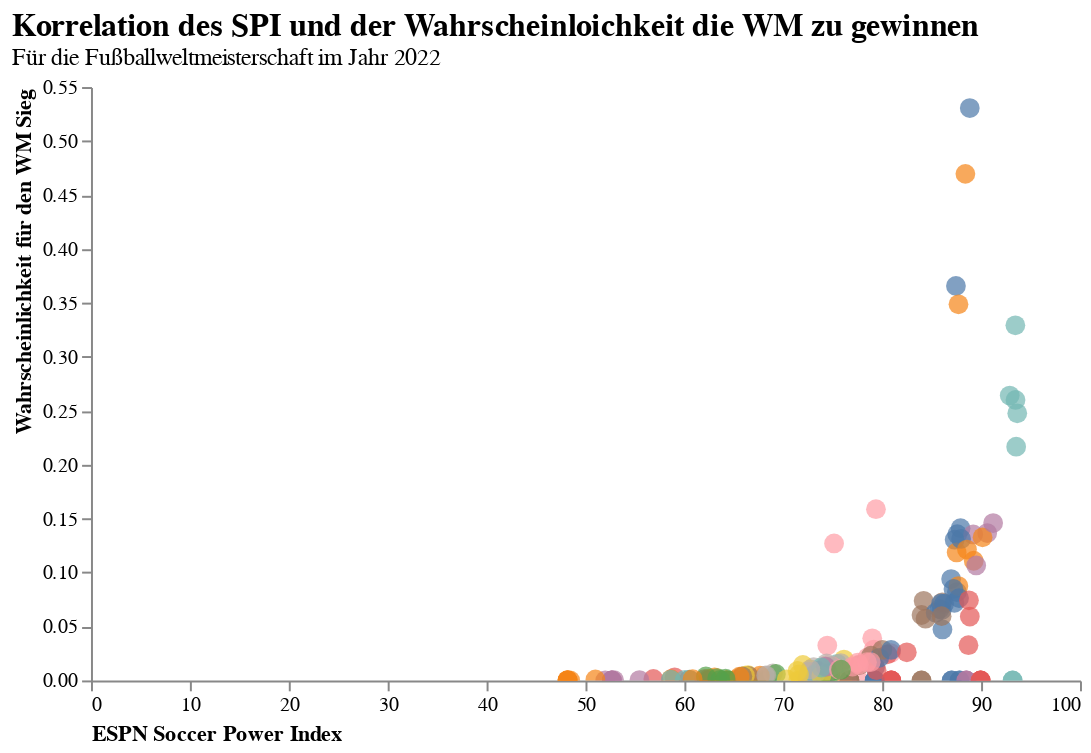

Notebook code cell kept with this figure:
### Code cell
%matplotlib inline
import altair as alt

# Visualize the data
alt.Chart(df).mark_circle(size=100).encode(
    x=alt.X('spi',
            axis=alt.Axis(title='ESPN Soccer Power Index',
                          labelAngle=0,
                          titleAnchor='start',
                          grid=False)),
    y=alt.Y('win_league',
            axis=alt.Axis(title='Wahrscheinlichkeit für den WM Sieg',
                          titleAnchor='end',
                          grid=False)),
    color=alt.Color('team', legend=None),
    tooltip=['team', 'spi', 'win_league']

).properties(
    title={'text':'Korrelation des SPI und der Wahrscheinloichkeit die WM zu gewinnen','subtitle':'Für die Fußballweltmeisterschaft im Jahr 2022'},  
    width=500,
    height=300
).configure_view(
    strokeWidth=0
).configure_title( 
    fontSize=16,
    font='Arial',
    color='black',
    anchor='start'
).interactive()

### Figure 1 — Vega-Lite specification as saved in the notebook (floating-point values rounded to 4 significant figures; data arrays with more than 128 entries replaced by an {"elided": "..."} marker saying what was removed)
{"config": {"view": {"continuousWidth": 400, "continuousHeight": 300, "strokeWidth": 0}, "title": {"anchor": "start", "color": "black", "font": "Arial", "fontSize": 16}}, "data": {"name": "data-2f14a481bb22a68b08a939574fe2824e"}, "mark": {"type": "circle", "size": 100}, "encoding": {"color": {"type": "nominal", "field": "team", "legend": null}, "tooltip": [{"type": "nominal", "field": "team"}, {"type": "quantitative", "field": "spi"}, {"type": "quantitative", "field": "win_league"}], "x": {"type": "quantitative", "axis": {"grid": false, "labelAngle": 0, "title": "ESPN Soccer Power Index", "titleAnchor": "start"}, "field": "spi"}, "y": {"type": "quantitative", "axis": {"grid": false, "title": "Wahrscheinlichkeit für den WM Sieg", "titleAnchor": "end"}, "field": "win_league"}}, "height": 300, "selection": {"selector003": {"type": "interval", "bind": "scales", "encodings": ["x", "y"]}}, "title": {"text": "Korrelation des SPI und der Wahrscheinloichkeit die WM zu gewinnen", "subtitle": "Für die Fußballweltmeisterschaft im Jahr 2022"}, "width": 500, "$schema": "https://vega.github.io/schema/vega-lite/v4.8.1.json", "datasets": {"data-2f14a481bb22a68b08a939574fe2824e": {"elided": "224 records"}}}
